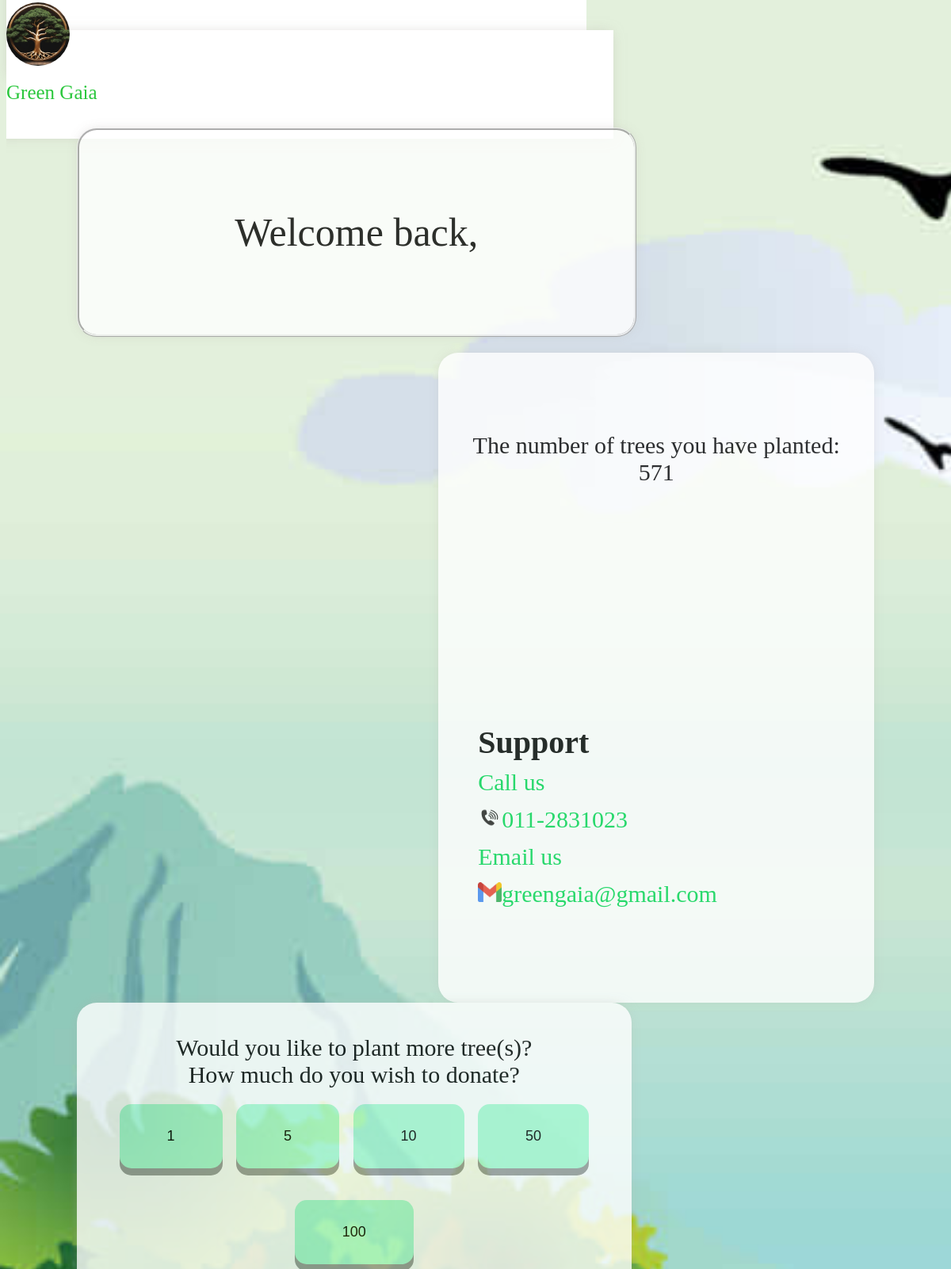
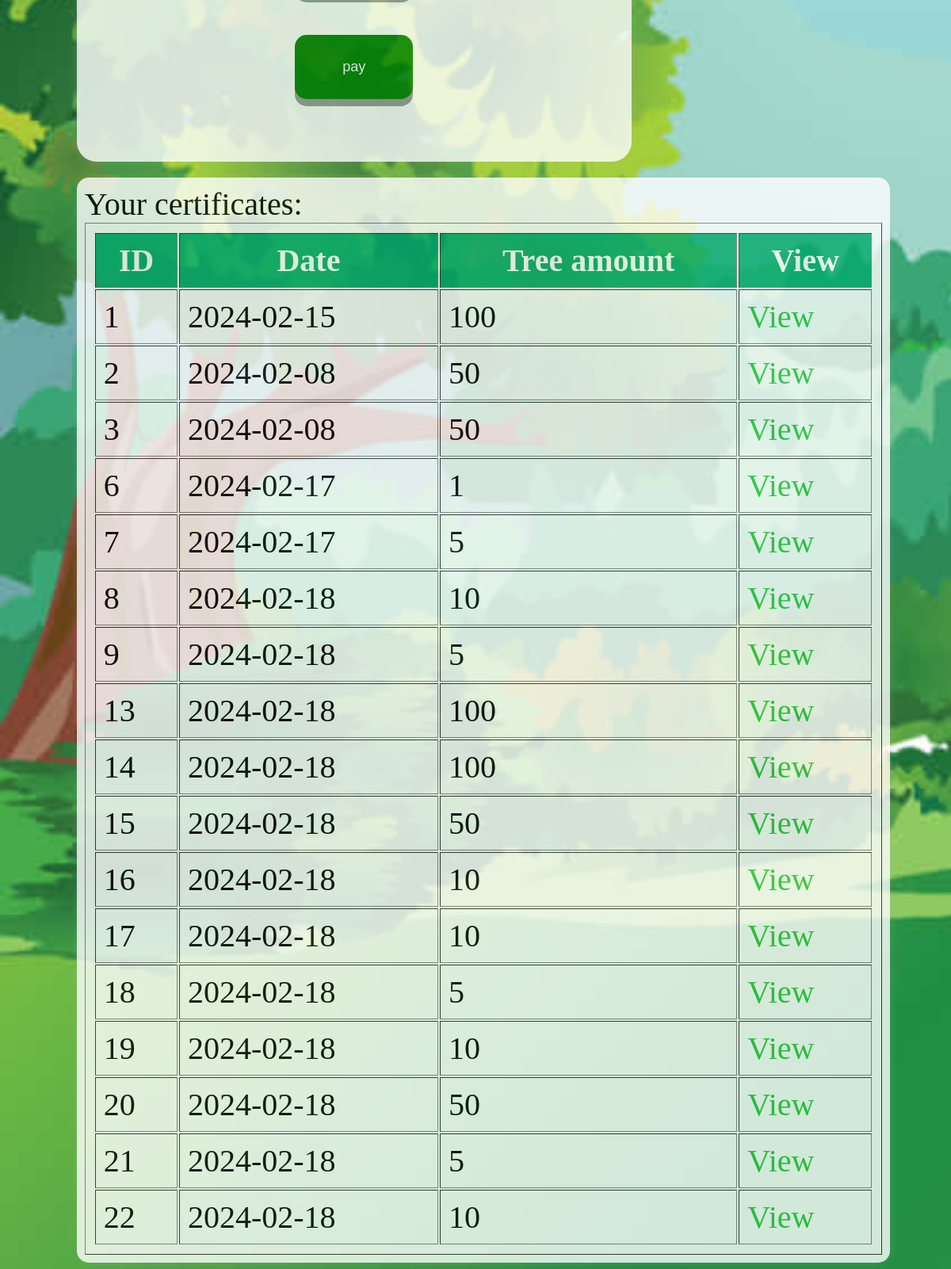
Page /Assignment/Member.php on the committed database (2 pictures, top to bottom).
### tables this page shows
CREATE TABLE `payment` (
  `payment_id` int(11) NOT NULL,
  `user_id` int(11) NOT NULL,
  `amount` int(100) NOT NULL,
  `date` date NOT NULL,
  `tree_amount` int(100) NOT NULL,
  `certificate_id` int(11) NOT NULL
);

### Assignment/Member.php (the view, shortened to what this page needs)
<?php
    $user_id = $_SESSION["user_id"];
    $username = $_SESSION["username"];
    include "dbConn.php";
?>
<!DOCTYPE html>
<html lang="en">
<head>
</head>
<body>
    <div class="box1">
        <ul>
            <li><a href="Main Page.html"><img class="logo1" src="Tree logo.jpg" alt="Tree Logo"></a></li>
            <li><a href="Main Page.html">Green Gaia</a></li>
    </div>
    <div id="bigbox">
        <div id="welcomebox">Welcome back, <?php echo $username; ?></div>
        <div id="treebox">The number of trees you have planted:<br>
        <?php
        $query = "SELECT SUM(tree_amount) as TTS FROM payment WHERE user_id like '%$user_id%'";
        $results = mysqli_query($connection, $query);
        if(mysqli_num_rows($results)>0) {
            $row = mysqli_fetch_assoc($results);
            echo $row["TTS"];
        }
        else {
            echo "No record found :(";
        }
        ?>
            <div id="treebox2"><b>Support</b><br>
                <span class="callus">Call us<br><img src="phone logo.jpg" class="imgcontact">011-2831023<br>
                Email us<br><img src="gmail icon.png" class="imgcontact">greengaia@gmail.com</span></div>
        </div>
        <div id="paymentbox">Would you like to plant more tree(s)?<br>
        How much do you wish to donate?<br>
        <form action="Member.php" method="post">
            <input type="submit" name="button1" class="button" value="1" />
            <input type="submit" name="button2" class="button" value="5" />
            <input type="submit" name="button3" class="button" value="10" />
            <input type="submit" name="button4" class="button" value="50" />
            <input type="submit" name="button5" class="button" value="100" />
        </form>
        <div style="padding: 10px 330px 0px  0px;"></div>
        <form action="payment.php" method="post">
            <input type="submit" name="paybtn" class="button paybutton" value="pay">
        </form>
        </div>
        <div id="certificate">Your certificates:
            <?php
            $query = "SELECT * FROM payment where user_id LIKE '%$user_id%'";
            $results = mysqli_query($connection, $query);
            if(mysqli_num_rows($results)>0) {
                echo "<table border=1 class=table>
                <tr class=tablerow>
                    <th>ID</th>
                    <th>Date</th>
                    <th>Tree amount</th>
                    <th>View</th>
                </tr>";
                while($row = mysqli_fetch_assoc($results))
                {
            ?>
                    <tr>
                        <td><?php echo $row['payment_id']; ?> </td>
                        <td><?php echo $row['date']; ?> </td>
                        <td><?php echo $row['tree_amount']; ?> </td>
                        <td><a href="showcert.php?certificate_id=<?php echo $row['certificate_id'];?>&date=<?php echo $row['date'];?>">View</a></td>
                    </tr>
                <?php
                }
                } else {
                    echo 'Sorry no record found';
                }
                ?>
        </div>
    </div>
</body>
</html>

### Assignment/Member.php (style rules this page uses)
body { background-image: url(forest-background.jpg); background-repeat: no-repeat; background-size: cover; }
#bigbox { width: 85%; margin-top: 30px; margin-left: 7.5%; opacity: 0.8; }
#welcomebox { width: 700px; top: 0px; left: 0px; text-align: center; padding: 100px 0px; font-size: 50px; float:left; border-radius: 25px; border-style: ridge; background-color: white; margin-bottom: 20px; box-shadow: rgba(179, 172, 168, 0.55) 0px 0px 15px -4px; }
#treebox { height: 720px; width: 550px; background-color: white; float: right; text-align: center; padding-top: 100px; font-size: 30px; box-shadow: rgba(179, 172, 168, 0.55) 0px 0px 15px -4px; border-radius: 25px; }
#treebox2 { height: 300px; width: 500px; background-color: white; padding-top: 300px; padding-left: 50px; font-size: 40px; text-align: left; }
#paymentbox { height: 500px; width: 700px; top: 0px; left: 0px; text-align: center; padding-top: 40px; margin-bottom: 20px; font-size: 30px; float:left; background-color: white; box-shadow: rgba(179, 172, 168, 0.55) 0px 0px 15px -4px; border-radius: 25px; }
.button { border: none; padding: 30px 60px; text-align: center; font-size: 16px; margin: 20px 5px; cursor: pointer; border-radius: 15px; font-size: large; box-shadow: 0 9px #999; background-color: #aafad3; }
.paybutton { background-color: green; color: white; }
#certificate { height: 100%; width: 100%; background-color: white; padding: 10px 10px; font-size: 40px; border-radius: 15px; box-shadow: rgba(179, 172, 168, 0.55) 0px 0px 15px -4px }
.logo1 { width: 80px; margin-left: 0px; margin-top: -25px; border-radius: 100%; float: left; }
.box1 ul { text-align: left; display: inline; padding: 45px 0px 17px 0; background-color: white; padding-bottom: 75px; box-shadow: rgba(179, 172, 168, 0.55) 0px 0px 15px -4px; font-family: 'Maitree', serif; }
.box1 ul li { display: inline-block; margin-right: 2.5px; margin-top: 10px; position: relative; padding: 10px 649px 0px 0px; transition: color 0.3s; vertical-align: top; font-size: 25px; font-family: 'Maitree', serif; cursor: pointer; text-align: left; }
.table { width: 100%; padding: 10px 10px; }
th { background-color: #04AA6D; color: white; }
th, td { padding: 10px 10px; }
a { text-decoration: none; color: #2ac73c; font-size: 100%; }
.callus { font-size: 30px; color: #02d653; text-decoration: none; }
.imgcontact { width: 30px; height: 25px; }

### rows in the picture
payment: payment_id "1", date "2024-02-15", tree_amount "100"
payment: payment_id "2", date "2024-02-08", tree_amount "50"
payment: payment_id "3", date "2024-02-08", tree_amount "50"
payment: payment_id "6", date "2024-02-17", tree_amount "1"
payment: payment_id "7", date "2024-02-17", tree_amount "5"
payment: payment_id "8", date "2024-02-18", tree_amount "10"
payment: payment_id "9", date "2024-02-18", tree_amount "5"
payment: payment_id "13", date "2024-02-18", tree_amount "100"
payment: payment_id "14", date "2024-02-18", tree_amount "100"
payment: payment_id "15", date "2024-02-18", tree_amount "50"
payment: payment_id "16", date "2024-02-18", tree_amount "10"
payment: payment_id "17", date "2024-02-18", tree_amount "10"
payment: payment_id "18", date "2024-02-18", tree_amount "5"
payment: payment_id "19", date "2024-02-18", tree_amount "10"
payment: payment_id "20", date "2024-02-18", tree_amount "50"
payment: payment_id "21", date "2024-02-18", tree_amount "5"
payment: payment_id "22", date "2024-02-18", tree_amount "10"

### other values in the picture
$row["TTS"] "571"
